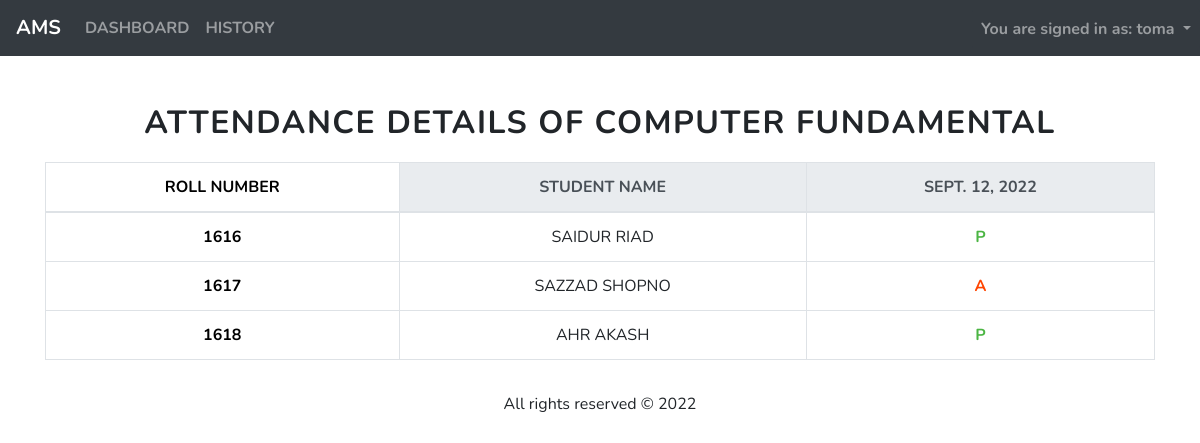
/history/112 (signed in), run on the app's committed database.
### teacher/models.py (models this page shows, shortened)
class Teacher(AbstractBaseUser):
    first_name = models.CharField(max_length = 50)
    last_name = models.CharField(max_length = 50)
    email = models.EmailField(max_length = 50, unique = True)
    username = models.CharField(max_length = 20, primary_key= True)
    is_active = models.BooleanField(default=False)
    is_staff = models.BooleanField(default=False)
    is_superuser = models.BooleanField(default=False)
    last_login = models.DateTimeField(auto_now=True)
    USERNAME_FIELD = 'email'
    REQUIRED_FIELDS = ['username']
    objects = TeacherManager()
    class Meta:
        ordering = ['first_name']
    def __str__(self):
        return  self.username

class Course(models.Model):
    code = models.CharField(max_length = 10, primary_key = True)
    title = models.CharField(max_length = 50)
    semester = models.ForeignKey(Batch, on_delete= models.CASCADE)
    teacher = models.ForeignKey(Teacher, on_delete= models.CASCADE)
    class Meta:
        ordering = ['code']

class Student(models.Model):
    first_name = models.CharField(max_length = 50)
    last_name = models.CharField(max_length = 50)
    registration_no = models.CharField(max_length = 15, primary_key = True)
    roll_no = models.CharField(max_length = 10)
    session = models.CharField(max_length = 10)
    semester = models.ForeignKey(Batch, on_delete= models.CASCADE)
    attendances = models.ManyToManyField(Course, through='Attendance')
    class Meta:
        ordering = ['first_name']

### teacher/views.py (the view)
# urls.py: path('history/<slug:code>', views.viewhistory, name="viewhistory"),
@login_required(login_url='teacher:signin')
def viewhistory(request, code):
    dates = Attendance.objects.filter(course_id=code).order_by('-date').values('date').distinct()
    course = Course.objects.filter(code=code).values()
    students = Student.objects.filter(semester = course[0]['semester_id']).order_by('roll_no').values()
    student_info = []
    for student in students:
        std = {
            'name': student['first_name'] + ' ' +  student['last_name'],
            'roll_no': student['roll_no']
        }
        attendances = []
        for date in dates:
            atndance = Attendance.objects.filter(course_id = code).filter(date = date['date']).filter(student_id=student['registration_no']).values()
            attendances.append('P' if atndance[0]['status'] == True else 'A')
        std.update(
            {'attendances': attendances}
        )
        student_info.append(std)
    context = {
        'student_info': student_info,
        'dates': dates,
        'course': course[0]['title']
    }
    return render(request, 'teacher/details.html', context)

### teacher/templates/teacher/details.html (shortened to what this page needs)
{% extends 'teacher/base.html' %}
{% block navbar %}
{% include 'teacher/navbar.html' %}
{% endblock %}
{% block content %}
<div class="container mt-5">
    <h2>Attendance Details of {{course}}</h2>
    <div style="overflow-x: scroll;">
        <table class="table table-bordered ">
            <thead class="thead-light">
                <tr>
                    <th class="frozen">Roll Number</th>
                    <th>Student Name</th>
                    {% for date in dates %}
                    <th> {{date.date}} </th>
                    {% endfor %}
                </tr>
            </thead>
            {% for info in student_info %}
            <tr>
                <th class="frozen">{{ info.roll_no }}</th>
                <td>{{ info.name }}</td>
                {% for attendance in info.attendances %}
                    {% if attendance == 'A' %}
                    <td style="color: #FF4500;; font-weight: bold;"> {{attendance}} </td>
                    {% else %}
                    <td style="color: #4bb543; font-weight: bold;"> {{attendance}}</td>
                    {% endif %}
                {% endfor %}
            </tr>
            {% endfor %}
        </table>
    </div>
</div>
{% endblock %}

### teacher/templates/teacher/navbar.html (shortened to what this page needs)
<nav class="navbar navbar-expand-lg navbar-dark bg-dark">
    <a class="navbar-brand font-weight-bold" href="{% url 'teacher:dashboard' %}">AMS</a>
    <div class="collapse navbar-collapse" id="navbarNavDropdown">
        <ul class="navbar-nav">
            <li class="nav-item {% if nav == 'dashboard' %} active {% endif %}">
                <a class="nav-link font-weight-bold" href="{% url 'teacher:dashboard' %}">DASHBOARD</a>
            </li>
            <li class="nav-item {% if nav == 'history' %} active {% endif %} ">
                <a class="nav-link font-weight-bold" href="{% url 'teacher:history' %}">HISTORY</a>
            </li>
            <li>
                <div class="dropdown" style="position:absolute; right:0;">
                    <button class="btn btn-dark dropdown-toggle nav-link" style="font-weight:bold;" type="button" id="dropdownMenuButton" data-toggle="dropdown" aria-haspopup="true" aria-expanded="false">
                    You are signed in as: {{ request.user }}
                    </button>
                </div>
            </li>
        </ul>
    </div>
</nav>

### static/css/main.css (style rules this page uses)
* { font-family: 'Nunito', sans-serif; }
th.frozen { position: -webkit-sticky; position: sticky; top: 0; }
th:first-child.frozen { left: -1px; z-index: 1; background-color: white; color: black; }
td, th { white-space: nowrap; text-align: center; }
tr { text-transform: uppercase; }
h2 { text-transform: uppercase; letter-spacing: 1.5px; font-weight: bold; text-align: center; margin-bottom: 20px; }

### data on the page
Teacher: user "toma"
Course: title "COMPUTER FUNDAMENTAL"
Student: roll_no "1616"
Student: roll_no "1617"
Student: roll_no "1618"

### other printed values
{{ date.date }} "SEPT. 12, 2022"
{{ info.name }} "SAIDUR RIAD" "SAZZAD SHOPNO" "AHR AKASH"
{{ attendance }} "P" "P"
{{ attendance }} "A"
